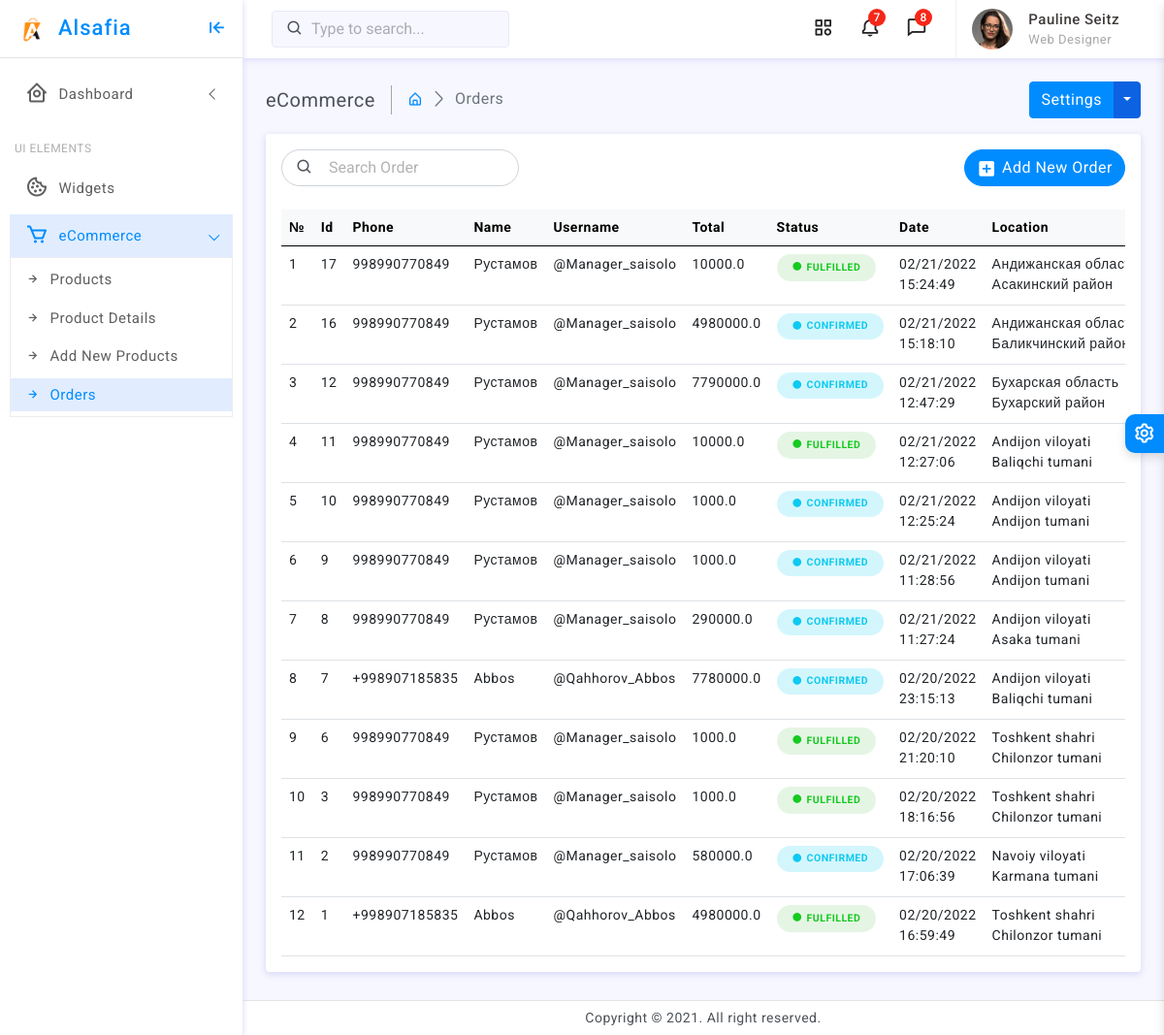
Screenshot of /ecommerce-orders (signed in) with the database file from the repository.
### bot/models.py (models this page shows)
class Order(models.Model):
    STATUS_CHOICES = (
    ('FULFILLED','FULFILLED'),
    ('CONFIRMED', 'CONFIRMED'),
    ('PARTIALLY SHIPPED', 'PARTIALLY SHIPPED'),
    ('REFUSAL', 'REFUSAL'),
)
    PAYMENT_CHOICES = (
    ('Naqt','Naqt'),
    ('Click', 'Click'),
    ('Payme', 'Payme'),
    ('Hamyon', 'Hamyon'),
)
    user=models.ForeignKey(TelegramUser,on_delete=models.CASCADE,null=False)
    phone = PhoneNumberField()
    name = models.CharField(max_length=100,blank=True,null=True)
    username = models.CharField(max_length=100,blank=True,null=True)
    date = models.DateTimeField(auto_now_add=True)
    region = models.CharField(max_length=100,blank=True,null=True)
    district = models.CharField(max_length=100,blank=True,null=True)
    status=models.BooleanField(default=False)
    payment_made=models.BooleanField(default=False)
    hatchback=models.BooleanField(default=False)
    payment_type=models.CharField(max_length=20,choices=PAYMENT_CHOICES,default='Naqt')
    order_status=models.CharField(max_length=20,choices=STATUS_CHOICES,default='CONFIRMED')
    disable=models.BooleanField(default=False)
    evaluation=models.IntegerField(validators=[MinValueValidator(0),MaxValueValidator(5)],null=True)
    @property
    def day(self):
        return pd.to_datetime(self.date).strftime("%m/%d/%Y")
    @property
    def time(self):
        return pd.to_datetime(self.date).strftime("%H:%M:%S")
    def __str__(self):
        return f"{self.phone}  {self.day}  {self.time}"
    class Meta:
        ordering = ['id']
        db_table = 'Order'
        verbose_name = 'Order'
        verbose_name_plural = 'Orders'

### bot/views.py (the view)
# urls.py: path('ecommerce-orders',orders,name='ecommerce-orders'),
@login_required(login_url='login')
def orders(request):
    orders=Order.objects.all()
    orders=orders.order_by('-date')
    orders=orders.filter(status=True,disable=False)
    d=[]
    for i in orders:
        ordd=OrderDetail.objects.filter(order=i)
        summ=0
        for j in ordd:
            summ+=j.totalprice
        k={
            "id":i.id,
            "phone":i.phone,
            "name":i.name,
            "username":i.username,
            "day":i.day,
            "time":i.time,
            "status":i.order_status,
            "sum":summ,
            "region":i.region,
            "district":i.district,
            "payment_made":i.payment_made,
            "payment_type":str(i.payment_type)
        }
        d.append(k)
    context = {
        'orders': d,
    }
    print(orders)
    return render(request,'ecommerce-orders.html',context)

### templates/ecommerce-orders.html (shortened to what this page needs)
<!doctype html>
<html lang="en">
	{% load static %}
<head>
	<link href="{% static 'plugins/simplebar/css/simplebar.css' %}" rel="stylesheet" />
	<link href="{% static 'plugins/perfect-scrollbar/css/perfect-scrollbar.css' %}" rel="stylesheet" />
	<link href="{% static 'plugins/metismenu/css/metisMenu.min.css' %}" rel="stylesheet" />
	<link href="{% static 'css/pace.min.css' %}" rel="stylesheet" />
	<link href="{% static 'css/bootstrap.min.css' %}" rel="stylesheet">
	<link href="{% static 'css/app.css' %}" rel="stylesheet">
	<link href="{% static 'css/icons.css' %}" rel="stylesheet">
	<link rel="stylesheet" href="{% static 'css/dark-theme.css' %}" />
	<link rel="stylesheet" href="{% static 'css/semi-dark.css' %}" />
	<link rel="stylesheet" href="{% static 'css/header-colors.css' %}" />
</head>
<body>
	<div class="wrapper">
		<div class="sidebar-wrapper" data-simplebar="true">
			<div class="sidebar-header">
				<div>
					<img src="{% static 'images/logo-icon.png' %}" class="logo-icon" alt="logo icon">
				</div>
				<div>
					<h4 class="logo-text">Alsafia</h4>
				</div>
				<div class="toggle-icon ms-auto"><i class='bx bx-arrow-to-left'></i>
				</div>
			</div>
			<ul class="metismenu" id="menu">
				<li>
					<a href="javascript:;" class="has-arrow">
						<div class="parent-icon"><i class='bx bx-home-circle'></i>
						</div>
						<div class="menu-title">Dashboard</div>
					</a>
				</li>
				<li class="menu-label">UI Elements</li>
				<li>
					<a href="widgets">
						<div class="parent-icon"><i class='bx bx-cookie'></i>
						</div>
						<div class="menu-title">Widgets</div>
					</a>
				</li>
				<li>
					<a href="javascript:;" class="has-arrow">
						<div class="parent-icon"><i class='bx bx-cart'></i>
						</div>
						<div class="menu-title">eCommerce</div>
					</a>
					<ul>
						<li> <a href="ecommerce-products"><i class="bx bx-right-arrow-alt"></i>Products</a>
						</li>
						<li> <a href="ecommerce-products-details"><i class="bx bx-right-arrow-alt"></i>Product Details</a>
						</li>
						<li> <a href="ecommerce-add-new-products"><i class="bx bx-right-arrow-alt"></i>Add New Products</a>
						</li>
						<li> <a href="ecommerce-orders"><i class="bx bx-right-arrow-alt"></i>Orders</a>
						</li>
					</ul>
			</ul>
		</div>
		<header>
			<div class="topbar d-flex align-items-center">
				<nav class="navbar navbar-expand">
					<div class="search-bar flex-grow-1">
						<div class="position-relative search-bar-box">
							<input type="text" class="form-control search-control" placeholder="Type to search..."> <span class="position-absolute top-50 search-show translate-middle-y"><i class='bx bx-search'></i></span>
						</div>
					</div>
					<div class="top-menu ms-auto">
						<ul class="navbar-nav align-items-center">
							<li class="nav-item dropdown dropdown-large">
								<a class="nav-link dropdown-toggle dropdown-toggle-nocaret" href="#" role="button" data-bs-toggle="dropdown" aria-expanded="false">	<i class='bx bx-category'></i>
								</a>
							</li>
							<li class="nav-item dropdown dropdown-large">
								<a class="nav-link dropdown-toggle dropdown-toggle-nocaret position-relative" href="#" role="button" data-bs-toggle="dropdown" aria-expanded="false"> <span class="alert-count">7</span>
									<i class='bx bx-bell'></i>
								</a>
							</li>
							<li class="nav-item dropdown dropdown-large">
								<a class="nav-link dropdown-toggle dropdown-toggle-nocaret position-relative" href="#" role="button" data-bs-toggle="dropdown" aria-expanded="false"> <span class="alert-count">8</span>
									<i class='bx bx-comment'></i>
								</a>
							</li>
						</ul>
					</div>
					<div class="user-box dropdown">
						<a class="d-flex align-items-center nav-link dropdown-toggle dropdown-toggle-nocaret" href="#" role="button" data-bs-toggle="dropdown" aria-expanded="false">
							<img src="{% static 'images/avatars/avatar-2.png' %}" class="user-img" alt="user avatar">
							<div class="user-info ps-3">
								<p class="user-name mb-0">Pauline Seitz</p>
								<p class="designattion mb-0">Web Designer</p>
							</div>
						</a>
					</div>
				</nav>
			</div>
		</header>
		<div class="page-wrapper">
			<div class="page-content">
				<div class="page-breadcrumb d-none d-sm-flex align-items-center mb-3">
					<div class="breadcrumb-title pe-3">eCommerce</div>
					<div class="ps-3">
						<nav aria-label="breadcrumb">
							<ol class="breadcrumb mb-0 p-0">
								<li class="breadcrumb-item"><a href="javascript:;"><i class="bx bx-home-alt"></i></a>
								</li>
								<li class="breadcrumb-item active" aria-current="page">Orders</li>
							</ol>
						</nav>
					</div>
					<div class="ms-auto">
						<div class="btn-group">
							<button type="button" class="btn btn-primary">Settings</button>
							<button type="button" class="btn btn-primary split-bg-primary dropdown-toggle dropdown-toggle-split" data-bs-toggle="dropdown">	<span class="visually-hidden">Toggle Dropdown</span>
							</button>
						</div>
					</div>
				</div>
				<div class="card">
					<div class="card-body">
						<div class="d-lg-flex align-items-center mb-4 gap-3">
							<div class="position-relative">
								<input type="text" class="form-control ps-5 radius-30" placeholder="Search Order"> <span class="position-absolute top-50 product-show translate-middle-y"><i class="bx bx-search"></i></span>
							</div>
						  <div class="ms-auto"><a href="javascript:;" class="btn btn-primary radius-30 mt-2 mt-lg-0"><i class="bx bxs-plus-square"></i>Add New Order</a></div>
						</div>
						<div class="table-responsive">
							<table class="table mb-0">
								<thead class="table-light">
									<tr>
										<th>№</th>
										<th>Id</th>
										<th>Phone</th>
										<th>Name</th>
										<th>Username</th>
										<th>Total</th>
										<th>Status</th>
										<th>Date</th>
										<th>Location</th>
									</tr>
								</thead>
								<tbody id='reattimedatachange'>
									{% for ord in orders %}
									<tr>
										<td>{{forloop.counter}}</td>
										<td>{{ord.id}}</td>
										<td>{{ord.phone}}</td>
										<td>{{ord.name}}</td>
										<td>{{ord.username}}</td>
										<td>{{ord.sum}}</td>
										{% if ord.status == "CONFIRMED" %}
											<td><div class="badge rounded-pill text-info bg-light-info p-2 text-uppercase px-3"><i class='bx bxs-circle align-middle me-1'></i>Confirmed</div></td>
										{%  elif ord.status == "REFUSAL"  %}
										<td><div class="badge rounded-pill text-danger bg-light-danger p-2 text-uppercase px-3"><i class='bx bxs-circle align-middle me-1'></i>REFUSAL</div></td>
										{%  elif ord.status == "FULFILLED"  %}
										<td><div class="badge rounded-pill text-success bg-light-success p-2 text-uppercase px-3"><i class='bx bxs-circle me-1'></i>FulFilled</div></td>
										{%  elif ord.status == "PARTIALLY SHIPPED"  %}
										<td><div class="badge rounded-pill text-warning bg-light-warning p-2 text-uppercase px-3"><i class='bx bxs-circle align-middle me-1'></i>Partially shipped</div></td>
										{% endif %}
										<td>{{ord.day}}<br>{{ord.time}}</td>
										<td>{{ord.region}}<br>{{ord.district}}</td>
									</tr>
									{% endfor %}
								</tbody>
							</table>
							</div>
							</div>
						</div>
					</div>
				</div>
			</div>
		<footer class="page-footer">
			<p class="mb-0">Copyright © 2021. All right reserved.</p>
		</footer>
	<div class="switcher-wrapper">
		<div class="switcher-btn"> <i class='bx bx-cog bx-spin'></i>
		</div>
	</div>
</body>
</html>

### rows the page displays
Order: phone "998990770849", name "Рустамов", username "@Manager_saisolo", order_status "FULFILLED" (drawn), region "Андижанская…", district "Асакинский район"
Order: phone "998990770849", name "Рустамов", username "@Manager_saisolo", order_status "CONFIRMED" (drawn), region "Андижанская…", district "Баликчинский…"
Order: phone "998990770849", name "Рустамов", username "@Manager_saisolo", order_status "CONFIRMED" (drawn), region "Бухарская область", district "Бухарский район"
Order: phone "998990770849", name "Рустамов", username "@Manager_saisolo", order_status "FULFILLED" (drawn), region "Andijon viloyati", district "Baliqchi tumani"
Order: phone "998990770849", name "Рустамов", username "@Manager_saisolo", order_status "CONFIRMED" (drawn), region "Andijon viloyati", district "Andijon tumani"
Order: phone "998990770849", name "Рустамов", username "@Manager_saisolo", order_status "CONFIRMED" (drawn), region "Andijon viloyati", district "Andijon tumani"
Order: phone "998990770849", name "Рустамов", username "@Manager_saisolo", order_status "CONFIRMED" (drawn), region "Andijon viloyati", district "Asaka tumani"
Order: phone "+998907185835", name "Abbos", username "@Qahhorov_Abbos", order_status "CONFIRMED" (drawn), region "Andijon viloyati", district "Baliqchi tumani"
Order: phone "998990770849", name "Рустамов", username "@Manager_saisolo", order_status "FULFILLED" (drawn), region "Toshkent shahri", district "Chilonzor tumani"
Order: phone "998990770849", name "Рустамов", username "@Manager_saisolo", order_status "FULFILLED" (drawn), region "Toshkent shahri", district "Chilonzor tumani"
Order: phone "998990770849", name "Рустамов", username "@Manager_saisolo", order_status "CONFIRMED" (drawn), region "Navoiy viloyati", district "Karmana tumani"
Order: phone "+998907185835", name "Abbos", username "@Qahhorov_Abbos", order_status "FULFILLED" (drawn), region "Toshkent shahri", district "Chilonzor tumani"

### other values shown
{{ ord.id }} "17" "16" "12" "11" "10" "9" "8" "7" "6" "3" "2" "1"
{{ ord.sum }} "10000.0" "4980000.0" "7790000.0" "10000.0" "1000.0" "1000.0" "290000.0" "7780000.0" "1000.0" "1000.0" "580000.0" "4980000.0"
{{ ord.day }} "02/21/2022" "02/21/2022" "02/21/2022" "02/21/2022" "02/21/2022" "02/21/2022" "02/21/2022" "02/20/2022" "02/20/2022" "02/20/2022" "02/20/2022" "02/20/2022"
{{ ord.time }} "15:24:49" "15:18:10" "12:47:29" "12:27:06" "12:25:24" "11:28:56" "11:27:24" "23:15:13" "21:20:10" "18:16:56" "17:06:39" "16:59:49"
